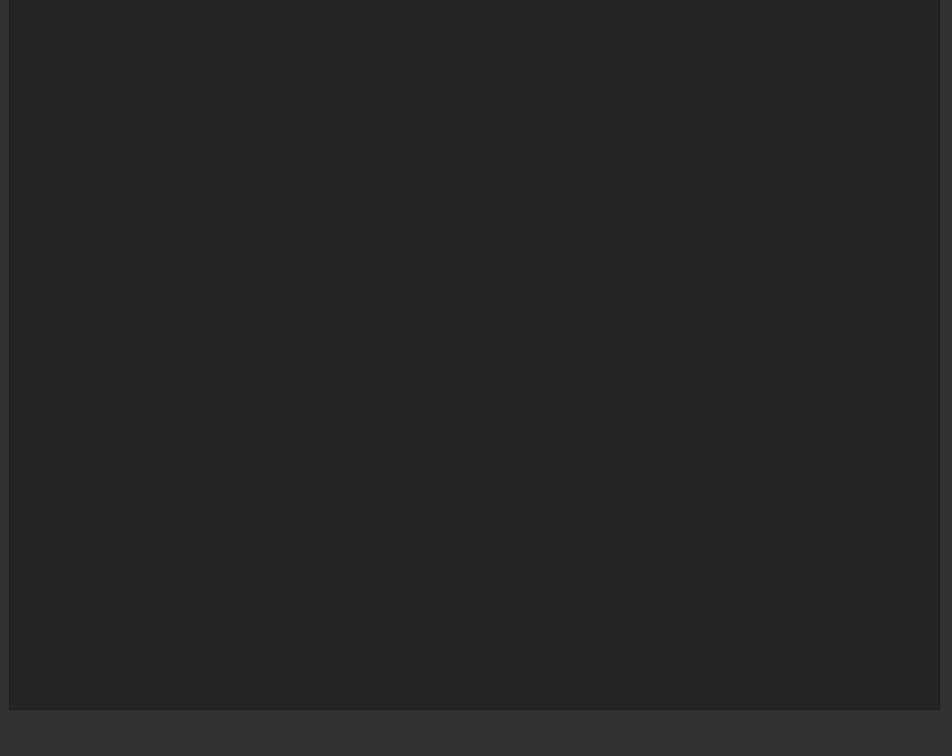
<?xml version="1.0" encoding="UTF-8"?>
<ui version="4.0">
 <class>mainWindow</class>
 <widget class="QMainWindow" name="mainWindow">
  <property name="geometry">
   <rect>
    <x>0</x>
    <y>0</y>
    <width>952</width>
    <height>756</height>
   </rect>
  </property>
  <property name="windowTitle">
   <string>MainWindow</string>
  </property>
  <property name="styleSheet">
   <string notr="true">QToolTip
{
     border: 1px solid black;
     background-color: #ffa02f;
     padding: 1px;
     border-radius: 3px;
     opacity: 100;
}

QWidget
{
    color: #b1b1b1;
    background-color: #323232;
}

QWidget:item:hover
{
    background-color: QLinearGradient( x1: 0, y1: 0, x2: 0, y2: 1, stop: 0 #ffa02f, stop: 1 #ca0619);
    color: #000000;
}

QWidget:item:selected
{
    background-color: QLinearGradient( x1: 0, y1: 0, x2: 0, y2: 1, stop: 0 #ffa02f, stop: 1 #d7801a);
}

QMenuBar::item
{
    background: transparent;
}

QMenuBar::item:selected
{
    background: transparent;
    border: 1px solid #ffaa00;
}

QMenuBar::item:pressed
{
    background: #444;
    border: 1px solid #000;
    background-color: QLinearGradient(
        x1:0, y1:0,
        x2:0, y2:1,
        stop:1 #212121,
        stop:0.4 #343434/*,
        stop:0.2 #343434,
        stop:0.1 #ffaa00*/
    );
    margin-bottom:-1px;
    padding-bottom:1px;
}

QMenu
{
    border: 1px solid #000;
}

QMenu::item
{
    padding: 2px 20px 2px 20px;
}

QMenu::item:selected
{
    color: #000000;
}

QWidget:disabled
{
    color: #404040;
    background-color: #323232;
}

QAbstractItemView
{
    background-color: QLinearGradient( x1: 0, y1: 0, x2: 0, y2: 1, stop: 0 #4d4d4d, stop: 0.1 #646464, stop: 1 #5d5d5d);
}

QWidget:focus
{
    /*border: 2px solid QLinearGradient( x1: 0, y1: 0, x2: 0, y2: 1, stop: 0 #ffa02f, stop: 1 #d7801a);*/
}

QLineEdit
{
    background-color: QLinearGradient( x1: 0, y1: 0, x2: 0, y2: 1, stop: 0 #4d4d4d, stop: 0 #646464, stop: 1 #5d5d5d);
    padding: 1px;
    border-style: solid;
    border: 1px solid #1e1e1e;
    border-radius: 5;
}

QPushButton
{
    color: #b1b1b1;
    background-color: QLinearGradient( x1: 0, y1: 0, x2: 0, y2: 1, stop: 0 #565656, stop: 0.1 #525252, stop: 0.5 #4e4e4e, stop: 0.9 #4a4a4a, stop: 1 #464646);
    border-width: 1px;
    border-color: #1e1e1e;
    border-style: solid;
    border-radius: 6;
    padding: 3px;
    font-size: 12px;
    padding-left: 5px;
    padding-right: 5px;
}

QPushButton:pressed
{
    background-color: QLinearGradient( x1: 0, y1: 0, x2: 0, y2: 1, stop: 0 #2d2d2d, stop: 0.1 #2b2b2b, stop: 0.5 #292929, stop: 0.9 #282828, stop: 1 #252525);
}

QComboBox
{
    selection-background-color: #ffaa00;
    background-color: QLinearGradient( x1: 0, y1: 0, x2: 0, y2: 1, stop: 0 #565656, stop: 0.1 #525252, stop: 0.5 #4e4e4e, stop: 0.9 #4a4a4a, stop: 1 #464646);
    border-style: solid;
    border: 1px solid #1e1e1e;
    border-radius: 5;
}

QComboBox:hover,QPushButton:hover
{
    border: 2px solid QLinearGradient( x1: 0, y1: 0, x2: 0, y2: 1, stop: 0 #ffa02f, stop: 1 #d7801a);
}


QComboBox:on
{
    padding-top: 3px;
    padding-left: 4px;
    background-color: QLinearGradient( x1: 0, y1: 0, x2: 0, y2: 1, stop: 0 #2d2d2d, stop: 0.1 #2b2b2b, stop: 0.5 #292929, stop: 0.9 #282828, stop: 1 #252525);
    selection-background-color: #ffaa00;
}

QComboBox QAbstractItemView
{
    border: 2px solid darkgray;
    selection-background-color: QLinearGradient( x1: 0, y1: 0, x2: 0, y2: 1, stop: 0 #ffa02f, stop: 1 #d7801a);
}

QComboBox::drop-down
{
     subcontrol-origin: padding;
     subcontrol-position: top right;
     width: 15px;

     border-left-width: 0px;
     border-left-color: darkgray;
     border-left-style: solid; /* just a single line */
     border-top-right-radius: 3px; /* same radius as the QComboBox */
     border-bottom-right-radius: 3px;
 }

QComboBox::down-arrow
{
     image: url(:/down_arrow.png);
}

QGroupBox:focus
{
border: 2px solid QLinearGradient( x1: 0, y1: 0, x2: 0, y2: 1, stop: 0 #ffa02f, stop: 1 #d7801a);
}

QTextEdit:focus
{
    border: 2px solid QLinearGradient( x1: 0, y1: 0, x2: 0, y2: 1, stop: 0 #ffa02f, stop: 1 #d7801a);
}

QScrollBar:horizontal {
     border: 1px solid #222222;
     background: QLinearGradient( x1: 0, y1: 0, x2: 0, y2: 1, stop: 0.0 #121212, stop: 0.2 #282828, stop: 1 #484848);
     height: 7px;
     margin: 0px 16px 0 16px;
}

QScrollBar::handle:horizontal
{
      background: QLinearGradient( x1: 0, y1: 0, x2: 1, y2: 0, stop: 0 #ffa02f, stop: 0.5 #d7801a, stop: 1 #ffa02f);
      min-height: 20px;
      border-radius: 2px;
}

QScrollBar::add-line:horizontal {
      border: 1px solid #1b1b19;
      border-radius: 2px;
      background: QLinearGradient( x1: 0, y1: 0, x2: 1, y2: 0, stop: 0 #ffa02f, stop: 1 #d7801a);
      width: 14px;
      subcontrol-position: right;
      subcontrol-origin: margin;
}

QScrollBar::sub-line:horizontal {
      border: 1px solid #1b1b19;
      border-radius: 2px;
      background: QLinearGradient( x1: 0, y1: 0, x2: 1, y2: 0, stop: 0 #ffa02f, stop: 1 #d7801a);
      width: 14px;
     subcontrol-position: left;
     subcontrol-origin: margin;
}

QScrollBar::right-arrow:horizontal, QScrollBar::left-arrow:horizontal
{
      border: 1px solid black;
      width: 1px;
      height: 1px;
      background: white;
}

QScrollBar::add-page:horizontal, QScrollBar::sub-page:horizontal
{
      background: none;
}

QScrollBar:vertical
{
      background: QLinearGradient( x1: 0, y1: 0, x2: 1, y2: 0, stop: 0.0 #121212, stop: 0.2 #282828, stop: 1 #484848);
      width: 7px;
      margin: 16px 0 16px 0;
      border: 1px solid #222222;
}

QScrollBar::handle:vertical
{
      background: QLinearGradient( x1: 0, y1: 0, x2: 0, y2: 1, stop: 0 #ffa02f, stop: 0.5 #d7801a, stop: 1 #ffa02f);
      min-height: 20px;
      border-radius: 2px;
}

QScrollBar::add-line:vertical
{
      border: 1px solid #1b1b19;
      border-radius: 2px;
      background: QLinearGradient( x1: 0, y1: 0, x2: 0, y2: 1, stop: 0 #ffa02f, stop: 1 #d7801a);
      height: 14px;
      subcontrol-position: bottom;
      subcontrol-origin: margin;
}

QScrollBar::sub-line:vertical
{
      border: 1px solid #1b1b19;
      border-radius: 2px;
      background: QLinearGradient( x1: 0, y1: 0, x2: 0, y2: 1, stop: 0 #d7801a, stop: 1 #ffa02f);
      height: 14px;
      subcontrol-position: top;
      subcontrol-origin: margin;
}

QScrollBar::up-arrow:vertical, QScrollBar::down-arrow:vertical
{
      border: 1px solid black;
      width: 1px;
      height: 1px;
      background: white;
}


QScrollBar::add-page:vertical, QScrollBar::sub-page:vertical
{
      background: none;
}

QTextEdit
{
    background-color: #242424;
}

QPlainTextEdit
{
    background-color: #242424;
}

QHeaderView::section
{
    background-color: QLinearGradient(x1:0, y1:0, x2:0, y2:1, stop:0 #616161, stop: 0.5 #505050, stop: 0.6 #434343, stop:1 #656565);
    color: white;
    padding-left: 4px;
    border: 1px solid #6c6c6c;
}

QCheckBox:disabled
{
color: #414141;
}

QDockWidget::title
{
    text-align: center;
    spacing: 3px; /* spacing between items in the tool bar */
    background-color: QLinearGradient(x1:0, y1:0, x2:0, y2:1, stop:0 #323232, stop: 0.5 #242424, stop:1 #323232);
}

QDockWidget::close-button, QDockWidget::float-button
{
    text-align: center;
    spacing: 1px; /* spacing between items in the tool bar */
    background-color: QLinearGradient(x1:0, y1:0, x2:0, y2:1, stop:0 #323232, stop: 0.5 #242424, stop:1 #323232);
}

QDockWidget::close-button:hover, QDockWidget::float-button:hover
{
    background: #242424;
}

QDockWidget::close-button:pressed, QDockWidget::float-button:pressed
{
    padding: 1px -1px -1px 1px;
}

QMainWindow::separator
{
    background-color: QLinearGradient(x1:0, y1:0, x2:0, y2:1, stop:0 #161616, stop: 0.5 #151515, stop: 0.6 #212121, stop:1 #343434);
    color: white;
    padding-left: 4px;
    border: 1px solid #4c4c4c;
    spacing: 3px; /* spacing between items in the tool bar */
}

QMainWindow::separator:hover
{

    background-color: QLinearGradient(x1:0, y1:0, x2:0, y2:1, stop:0 #d7801a, stop:0.5 #b56c17 stop:1 #ffa02f);
    color: white;
    padding-left: 4px;
    border: 1px solid #6c6c6c;
    spacing: 3px; /* spacing between items in the tool bar */
}

QToolBar::handle
{
     spacing: 3px; /* spacing between items in the tool bar */
     background: url(:/images/handle.png);
}

QMenu::separator
{
    height: 2px;
    background-color: QLinearGradient(x1:0, y1:0, x2:0, y2:1, stop:0 #161616, stop: 0.5 #151515, stop: 0.6 #212121, stop:1 #343434);
    color: white;
    padding-left: 4px;
    margin-left: 10px;
    margin-right: 5px;
}

QProgressBar
{
    border: 2px solid grey;
    border-radius: 5px;
    text-align: center;
}

QProgressBar::chunk
{
    background-color: #d7801a;
    width: 2.15px;
    margin: 0.5px;
}

QTabBar::tab {
    color: #b1b1b1;
    border: 1px solid #444;
    border-bottom-style: none;
    background-color: #323232;
    padding-left: 10px;
    padding-right: 10px;
    padding-top: 3px;
    padding-bottom: 2px;
    margin-right: -1px;
}

QTabWidget::pane {
    border: 1px solid #444;
    top: 1px;
}

QTabBar::tab:last
{
    margin-right: 0; /* the last selected tab has nothing to overlap with on the right */
    border-top-right-radius: 3px;
}

QTabBar::tab:first:!selected
{
 margin-left: 0px; /* the last selected tab has nothing to overlap with on the right */


    border-top-left-radius: 3px;
}

QTabBar::tab:!selected
{
    color: #b1b1b1;
    border-bottom-style: solid;
    margin-top: 3px;
    background-color: QLinearGradient(x1:0, y1:0, x2:0, y2:1, stop:1 #212121, stop:.4 #343434);
}

QTabBar::tab:selected
{
    border-top-left-radius: 3px;
    border-top-right-radius: 3px;
    margin-bottom: 0px;
}

QTabBar::tab:!selected:hover
{
    /*border-top: 2px solid #ffaa00;
    padding-bottom: 3px;*/
    border-top-left-radius: 3px;
    border-top-right-radius: 3px;
    background-color: QLinearGradient(x1:0, y1:0, x2:0, y2:1, stop:1 #212121, stop:0.4 #343434, stop:0.2 #343434, stop:0.1 #ffaa00);
}

QRadioButton::indicator:checked, QRadioButton::indicator:unchecked{
    color: #b1b1b1;
    background-color: #323232;
    border: 1px solid #b1b1b1;
    border-radius: 6px;
}

QRadioButton::indicator:checked
{
    background-color: qradialgradient(
        cx: 0.5, cy: 0.5,
        fx: 0.5, fy: 0.5,
        radius: 1.0,
        stop: 0.25 #ffaa00,
        stop: 0.3 #323232
    );
}

QCheckBox::indicator{
    color: #b1b1b1;
    background-color: #323232;
    border: 1px solid #b1b1b1;
    width: 9px;
    height: 9px;
}

QRadioButton::indicator
{
    border-radius: 6px;
}

QRadioButton::indicator:hover, QCheckBox::indicator:hover
{
    border: 1px solid #ffaa00;
}

QCheckBox::indicator:checked
{
    image:url(:/images/checkbox.png);
}

QCheckBox::indicator:disabled, QRadioButton::indicator:disabled
{
    border: 1px solid #444;
}</string>
  </property>
  <widget class="QWidget" name="centralwidget">
   <widget class="QWidget" name="gridLayoutWidget">
    <property name="geometry">
     <rect>
      <x>9</x>
      <y>-1</y>
      <width>931</width>
      <height>711</height>
     </rect>
    </property>
    <layout class="QGridLayout" name="gridLayout">
     <item row="0" column="0">
      <widget class="QPlainTextEdit" name="textWindow"/>
     </item>
    </layout>
   </widget>
  </widget>
  <widget class="QMenuBar" name="menubar">
   <property name="geometry">
    <rect>
     <x>0</x>
     <y>0</y>
     <width>952</width>
     <height>21</height>
    </rect>
   </property>
  </widget>
  <widget class="QStatusBar" name="statusbar"/>
 </widget>
 <resources/>
 <connections/>
</ui>
